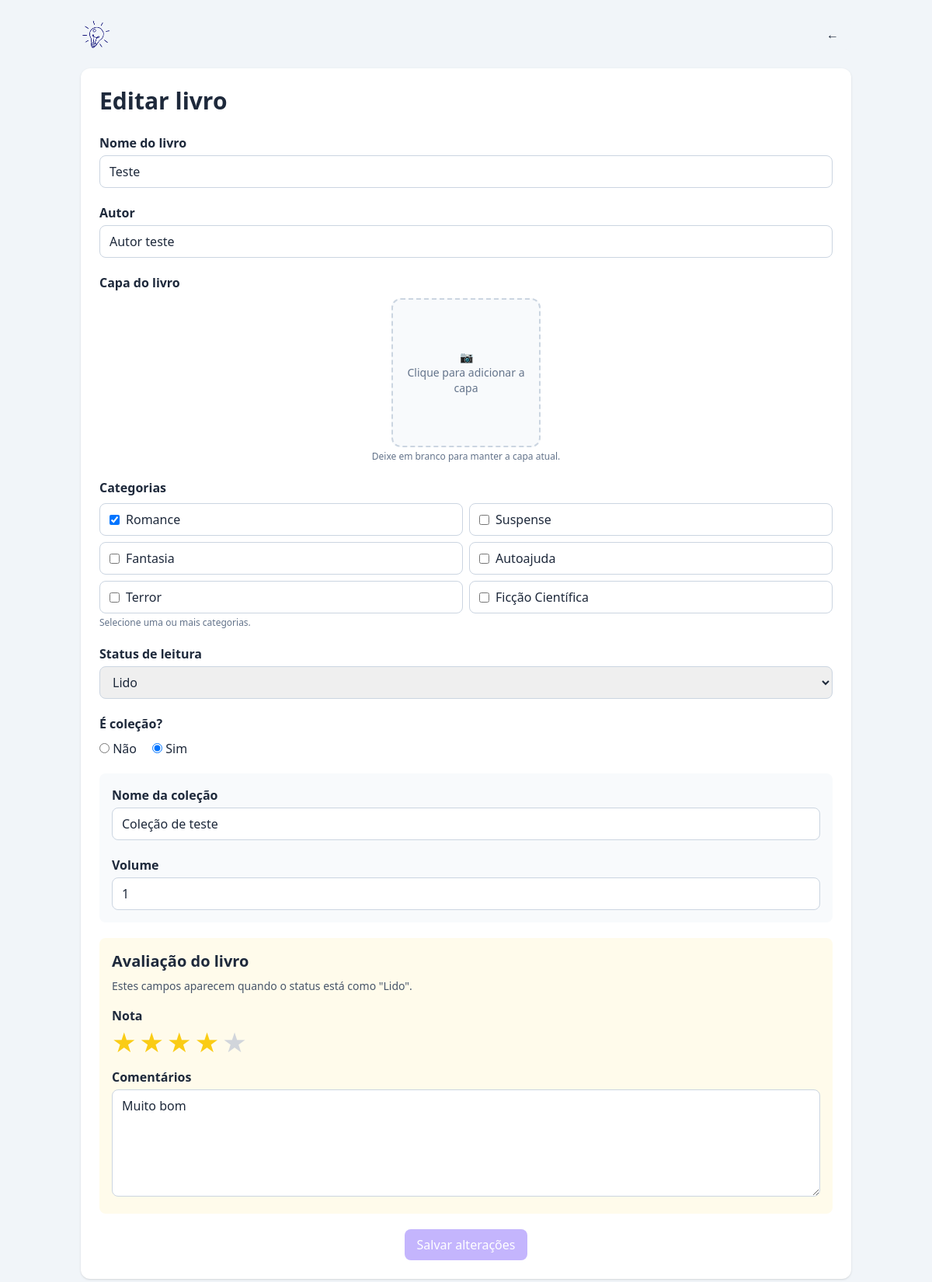
Page /livro/1/editar on the committed database.
### tables this page shows
CREATE TABLE livros (
                id INTEGER PRIMARY KEY AUTOINCREMENT,
                nome TEXT NOT NULL,
                autor TEXT NOT NULL,
                status TEXT NOT NULL,
                categoria TEXT NOT NULL,
                eh_colecao INTEGER NOT NULL DEFAULT 0,
                nome_colecao TEXT,
                volume TEXT,
                nota REAL,
                avaliacao TEXT
            , capa TEXT);

### main.py (the view, shortened to what this page needs)
@app.route("/livro/<int:livro_id>/editar", methods=["GET", "POST"])
def editar(livro_id):
    livro = obter_livro(livro_id)
    if livro is None:
        abort(404)
    return render_template(
        "editar.html",
        livro=livro,
        categorias=CATEGORIAS,
        status_opcoes=STATUS
    )

### database.py (called while the page is built)
def conectar():
    conexao = sqlite3.connect(BANCO)
    conexao.row_factory = sqlite3.Row
    return conexao

### main.py (called while the page is built)
def obter_livro(livro_id):
    with conectar() as conexao:
        return conexao.execute(
            "SELECT * FROM livros WHERE id = ?",
            (livro_id,)
        ).fetchone()

### templates/editar.html (shortened to what this page needs)
{% extends "base.html" %}
{% block conteudo %}
{% set categorias_do_livro = livro.categoria.split(',') if livro.categoria else [] %}
<section class="rounded-xl bg-white p-6 shadow">
    <h1 class="mb-6 text-3xl font-bold">Editar livro</h1>
    <form method="post" enctype="multipart/form-data" class="space-y-5">
        <div>
            <label for="nome" class="mb-1 block font-semibold">Nome do livro</label>
            <input
                id="nome"
                name="nome"
                value="{{ livro.nome }}"
                required
                class="w-full rounded-lg border border-slate-300 px-3 py-2"
            >
        </div>
        <div>
            <label for="autor" class="mb-1 block font-semibold">Autor</label>
            <input
                id="autor"
                name="autor"
                value="{{ livro.autor }}"
                required
                class="w-full rounded-lg border border-slate-300 px-3 py-2"
            >
        </div>
        <div class="flex flex-col items-center">
            <label for="capa" class="mb-2 block self-start font-semibold">Capa do livro</label>
            <label
                for="capa"
                class="flex h-48 w-48 cursor-pointer flex-col items-center justify-center overflow-hidden rounded-xl border-2 border-dashed border-slate-300 bg-slate-50 hover:bg-slate-100"
            >
                <span
                    id="texto-upload-capa"
                    class="px-4 text-center text-sm text-slate-500"
                >
                    📷<br>Clique para adicionar a capa
                </span>
            </label>
            <p class="mt-1 text-xs text-slate-500">
                Deixe em branco para manter a capa atual.
            </p>
        </div>
        <div>
            <label class="mb-2 block font-semibold">Categorias</label>
            <div class="grid gap-2 sm:grid-cols-2">
                {% for categoria in categorias %}
                    <label class="flex items-center gap-2 rounded-lg border border-slate-300 px-3 py-2">
                        <input
                            type="checkbox"
                            name="categorias"
                            value="{{ categoria }}"
                            {% if categoria in categorias_do_livro %}checked{% endif %}
                        >
                        {{ categoria }}
                    </label>
                {% endfor %}
            </div>
            <p class="mt-1 text-xs text-slate-500">
                Selecione uma ou mais categorias.
            </p>
        </div>
        <div>
            <label for="status" class="mb-1 block font-semibold">Status de leitura</label>
            <select
                id="status"
                name="status"
                required
                onchange="mostrarCamposAvaliacao()"
                class="w-full rounded-lg border border-slate-300 px-3 py-2"
            >
                {% for opcao in status_opcoes %}
                    <option
                        value="{{ opcao }}"
                        {% if livro.status == opcao %}selected{% endif %}
                    >
                        {{ opcao }}
                    </option>
                {% endfor %}
            </select>
        </div>
        <fieldset>
            <legend class="mb-2 font-semibold">É coleção?</legend>
            <label class="mr-4">
                <input
                    type="radio"
                    name="eh_colecao"
                    value="nao"
                    onchange="mostrarCamposColecao()"
                >
                Não
            </label>
            <label>
                <input
                    type="radio"
                    name="eh_colecao"
                    value="sim"
                    {% if livro.eh_colecao %}checked{% endif %}
                    onchange="mostrarCamposColecao()"
                >
                Sim
            </label>
        </fieldset>
        <div id="campos-colecao" hidden class="space-y-5 rounded-lg bg-slate-50 p-4">
            <div>
                <label for="nome_colecao" class="mb-1 block font-semibold">
                    Nome da coleção
                </label>
                <input
                    id="nome_colecao"
                    name="nome_colecao"
                    value="{{ livro.nome_colecao or '' }}"
                    class="w-full rounded-lg border border-slate-300 px-3 py-2"
                >
            </div>
            <div>
                <label for="volume" class="mb-1 block font-semibold">Volume</label>
                <input
                    id="volume"
                    name="volume"
                    value="{{ livro.volume or '' }}"
                    placeholder="Ex.: 1, 2 ou 3"
                    class="w-full rounded-lg border border-slate-300 px-3 py-2"
                >
            </div>
        </div>
        <section id="campos-avaliacao" hidden class="rounded-lg bg-amber-50 p-4">
            <h2 class="mb-2 text-xl font-bold">Avaliação do livro</h2>
            <p class="mb-4 text-sm text-slate-600">
                Estes campos aparecem quando o status está como "Lido".
            </p>
            <div class="mb-4">
                <label class="mb-1 block font-semibold">
                    Nota
                </label>
                <div class="star-rating">
                    <label for="star5">★</label>
                    <label for="star4">★</label>
                    <label for="star3">★</label>
                    <label for="star2">★</label>
                    <label for="star1">★</label>
                </div>
            </div>
            <div>
                <label for="avaliacao" class="mb-1 block font-semibold">
                    Comentários
                </label>
                <textarea
                    id="avaliacao"
                    name="avaliacao"
                    rows="5"
                    class="w-full rounded-lg border border-slate-300 px-3 py-2"
                >{{ livro.avaliacao or '' }}</textarea>
            </div>
        </section>
        <div class="flex justify-center">
            <button
                type="submit"
                class="rounded-lg bg-violet-300 px-4 py-2 text-white hover:bg-violet-500"
            >
                Salvar alterações
            </button>
        </div>
    </form>
</section>
{% endblock %}

### templates/base.html (style rules this page uses)
.star-rating { display: flex; flex-direction: row-reverse; gap: 4px; width: fit-content; }
.star-rating label { font-size: 2.2rem; line-height: 1; color: #d1d5db; cursor: pointer; transition: color 0.15s ease, transform 0.15s ease; }

### rows in the picture
livros: nome "Teste", autor "Autor teste", status "Lido", eh_colecao "☐ Não", eh_colecao "☑ Sim", nome_colecao "Coleção de teste", volume "1", avaliacao "Muito bom"

### other values in the picture
{{ categoria }} "Romance" "Suspense" "Fantasia" "Autoajuda" "Terror" "Ficção Científica"
